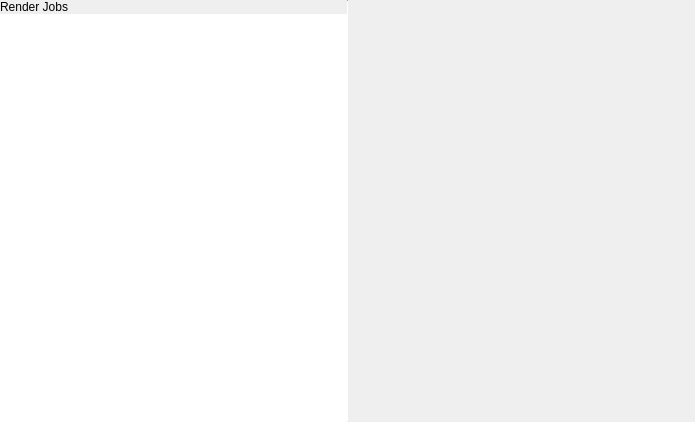
<?xml version="1.0" encoding="UTF-8"?>
<ui version="4.0">
 <class>RenderJobs</class>
 <widget class="QWidget" name="RenderJobs">
  <property name="geometry">
   <rect>
    <x>0</x>
    <y>0</y>
    <width>695</width>
    <height>422</height>
   </rect>
  </property>
  <property name="windowTitle">
   <string notr="true">Form</string>
  </property>
  <layout class="QHBoxLayout" name="horizontalLayout">
   <property name="spacing">
    <number>0</number>
   </property>
   <property name="leftMargin">
    <number>0</number>
   </property>
   <property name="topMargin">
    <number>0</number>
   </property>
   <property name="rightMargin">
    <number>0</number>
   </property>
   <property name="bottomMargin">
    <number>0</number>
   </property>
   <item>
    <widget class="QWidget" name="leftPane" native="true">
     <layout class="QVBoxLayout" name="verticalLayout">
      <property name="spacing">
       <number>0</number>
      </property>
      <property name="leftMargin">
       <number>0</number>
      </property>
      <property name="topMargin">
       <number>0</number>
      </property>
      <property name="rightMargin">
       <number>0</number>
      </property>
      <property name="bottomMargin">
       <number>0</number>
      </property>
      <item>
       <widget class="tTitleLabel" name="titleLabel">
        <property name="text">
         <string>Render Jobs</string>
        </property>
       </widget>
      </item>
      <item>
       <widget class="QListWidget" name="jobsWidget">
        <property name="frameShape">
         <enum>QFrame::NoFrame</enum>
        </property>
       </widget>
      </item>
     </layout>
    </widget>
   </item>
   <item>
    <widget class="Line" name="line">
     <property name="maximumSize">
      <size>
       <width>1</width>
       <height>16777215</height>
      </size>
     </property>
     <property name="orientation">
      <enum>Qt::Vertical</enum>
     </property>
    </widget>
   </item>
   <item>
    <widget class="tStackedWidget" name="stackedWidget"/>
   </item>
  </layout>
 </widget>
 <customwidgets>
  <customwidget>
   <class>tStackedWidget</class>
   <extends>QStackedWidget</extends>
   <header location="global">tstackedwidget.h</header>
   <container>1</container>
  </customwidget>
  <customwidget>
   <class>tTitleLabel</class>
   <extends>QLabel</extends>
   <header>ttitlelabel.h</header>
   <slots>
    <signal>backButtonClicked()</signal>
   </slots>
  </customwidget>
 </customwidgets>
 <resources/>
 <connections/>
</ui>
